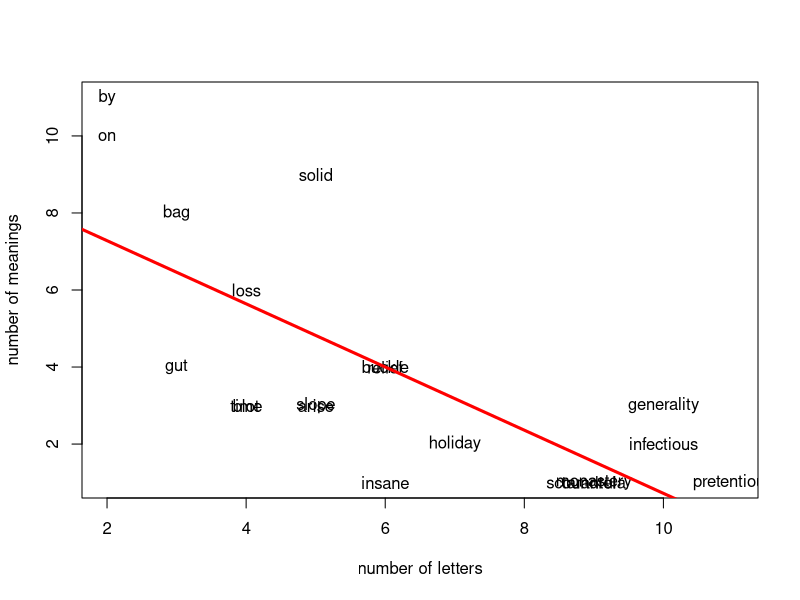
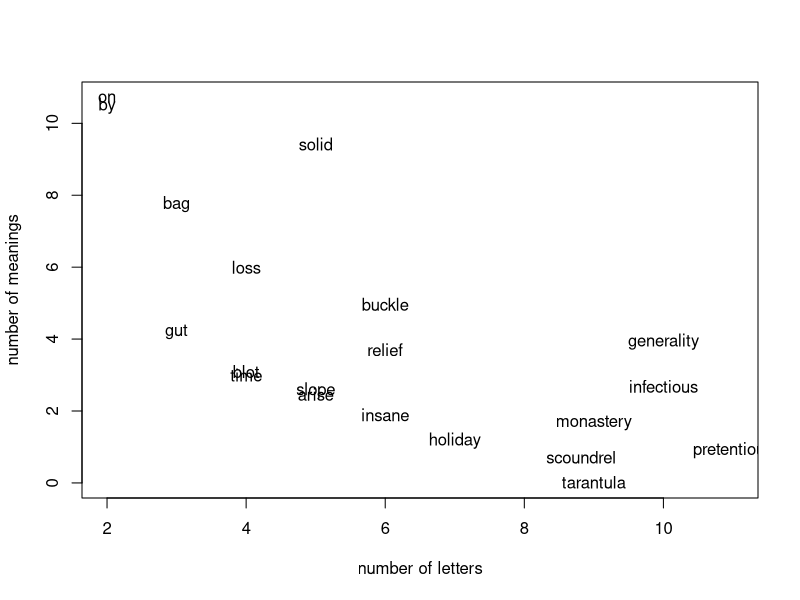

Write the R code that produced these figures, in order.
#load table
dataMeaning=read.table('meaningExample.txt', header=T, sep="\t")

#plot with the labels
plot(dataMeaning$length,dataMeaning$meanings,type="n",xlab="number of letters",ylab="number of meanings")
text(dataMeaning$length,dataMeaning$meanings,dataMeaning$entry, cex= 1)

#Now we'd like to build a regression model, i.e., find the equation for the straight line that best defines the dataset. 

myModel = lm(dataMeaning$meanings~dataMeaning$length)
summary(myModel)
#least square fitting
abline(myModel,col="red",lw="3")

#quick and dirty trick to avoid label overlap (best solution: export to
# vector format, like eps, and edit in separate software)
newMeanings = jitter(dataMeaning$meanings, 5)
plot(dataMeaning$length,newMeanings,type="n",xlab="number of letters",ylab="number of meanings")
text(dataMeaning$length,newMeanings,dataMeaning$entry, cex= 1)
